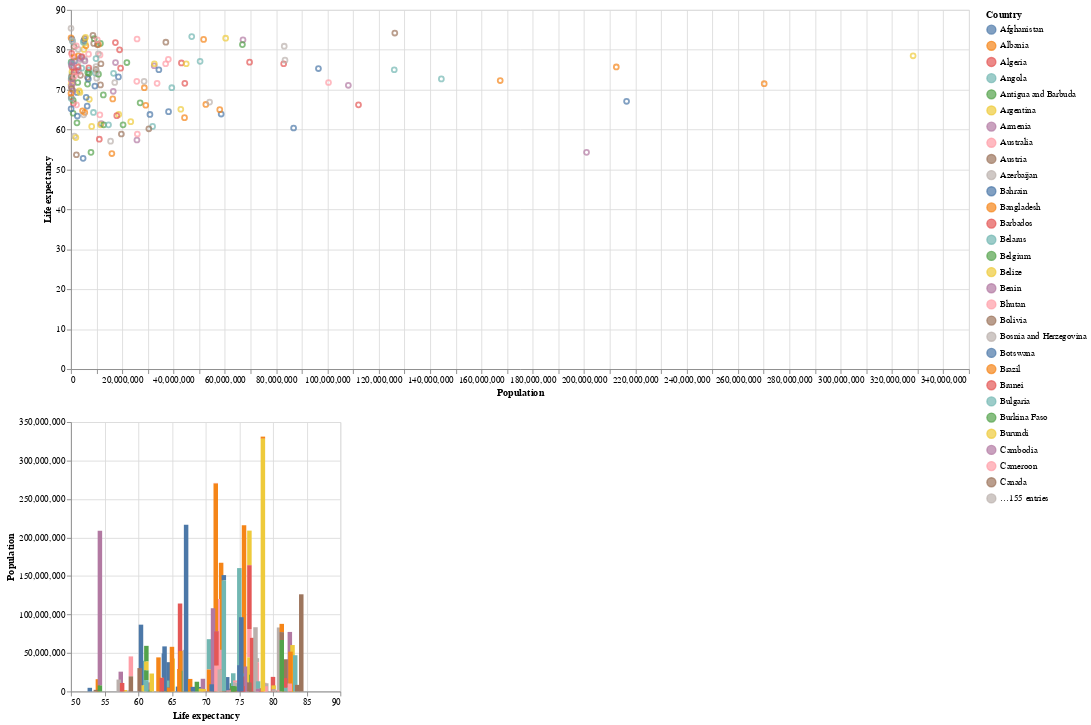

The notebook cell saved with this chart:
### Code cell
source = df[(df['Country'] != 'India') & (df['Country'] != 'China')]

brush = alt.selection_interval()

points = alt.Chart(source).mark_point().encode(
    x='Population',
    y='Life expectancy',
    color=alt.condition(brush, 'Country', alt.value('lightgray'))
).add_params(
    brush
).properties(
    width=1000,
    height=400
)

bars = alt.Chart(source).mark_bar().encode(
    y='Population',
    color='Country',
    x='Life expectancy'
).transform_filter(
    brush
)

points & bars

### Figure 1 — Vega-Lite specification as saved in the notebook (floating-point values rounded to 4 significant figures; data arrays with more than 128 entries replaced by an {"elided": "..."} marker saying what was removed)
{"config": {"view": {"continuousWidth": 300, "continuousHeight": 300}}, "vconcat": [{"mark": {"type": "point"}, "encoding": {"color": {"condition": {"param": "param_89", "field": "Country"}, "value": "lightgray"}, "x": {"field": "Population", "type": "quantitative"}, "y": {"field": "Life expectancy", "type": "quantitative"}}, "height": 400, "name": "view_50", "width": 1000}, {"mark": {"type": "bar"}, "encoding": {"color": {"field": "Country", "type": "nominal"}, "x": {"field": "Life expectancy", "type": "quantitative"}, "y": {"field": "Population", "type": "quantitative"}}, "transform": [{"filter": {"param": "param_89"}}]}], "data": {"name": "data-f1be8ebf95bfbe281cad3959ec229d18"}, "params": [{"name": "param_89", "select": {"type": "interval"}, "views": ["view_50"]}], "$schema": "https://vega.github.io/schema/vega-lite/v5.8.0.json", "datasets": {"data-f1be8ebf95bfbe281cad3959ec229d18": {"elided": "189 records"}}}
